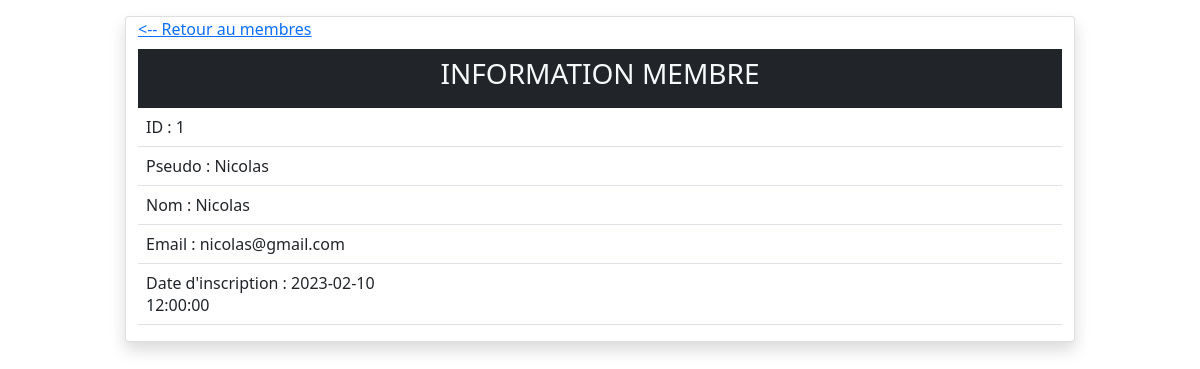
The app's page /membre.php?id=1 with its own data.
### tables this page shows
CREATE TABLE `membre` (
  `id_membre` bigint NOT NULL AUTO_INCREMENT,
  `pseudo` varchar(255) NOT NULL,
  `nom` varchar(255) NOT NULL,
  `email` varchar(255) NOT NULL,
  `mdp` varchar(255) NOT NULL,
  `date_inscription` datetime NOT NULL,
  PRIMARY KEY (`id_membre`)
);

### html/fonctions/gestionMembre.php (called while the page is built, shortened)
<?php
function getMembreById($id) {
    try {
        $bdd = getDatabase();
        $sql = "SELECT * FROM membre WHERE id_membre = :id;";
        $sth = $bdd->prepare($sql);
        $sth->bindValue('id', $id);
        $sth->execute();
        $membre = $sth->fetch(PDO::FETCH_OBJ);
        return $membre;
    } catch (PDOException $error) {
        echo $error->getMessage();
        return false;
    }
}

### html/membre.php (the view, shortened to what this page needs)
<?php
require "./fonctions/gestionMembre.php";
$id = (int) $_GET['id'];
$membre = getMembreById($id);
?>
<!DOCTYPE>
<html>
<head>
    <link href="https://cdn.jsdelivr.net/npm/bootstrap@5.0.0-beta3/dist/css/bootstrap.min.css" rel="stylesheet"
>
</head>
<body>
    <div class="container">
        <div class="row">
            <div class="col-10 card shadow mx-auto mt-3">
                <a href="/membres.php"><-- Retour au membres</a>
                <div class="card-header text-center bg-dark text-light mt-2">
                    <h3>INFORMATION MEMBRE</h3>
                </div>
                <div class="card-content">
                    <table class="table">
                        <tbody>
                            <tr>
                                <td width="30%">ID : <?= $membre->id_membre; ?></td>
                                <td></td>
                            </tr>
                            <tr>
                                <td width="30%">Pseudo : <?= $membre->pseudo; ?></td>
                                <td></td>
                            </tr>
                            <tr>
                                <td width="30%">Nom : <?= $membre->nom; ?></td>
                                <td></td>
                            </tr>
                            <tr>
                                <td width="30%">Email : <?= $membre->email; ?></td>
                                <td></td>
                            </tr>
                            <tr>
                                <td width="30%">Date d'inscription : <?= $membre->date_inscription; ?></td>
                                <td></td>
                            </tr>
                        </tbody>
                    </table>
                </div>
            </div>
        </div>
    </div>
</body>
</html>

### records on screen
membre: id_membre "1", pseudo "Nicolas", nom "Nicolas", email "nicolas@gmail.com", date_inscription "2023-02-10 12:00:00"
